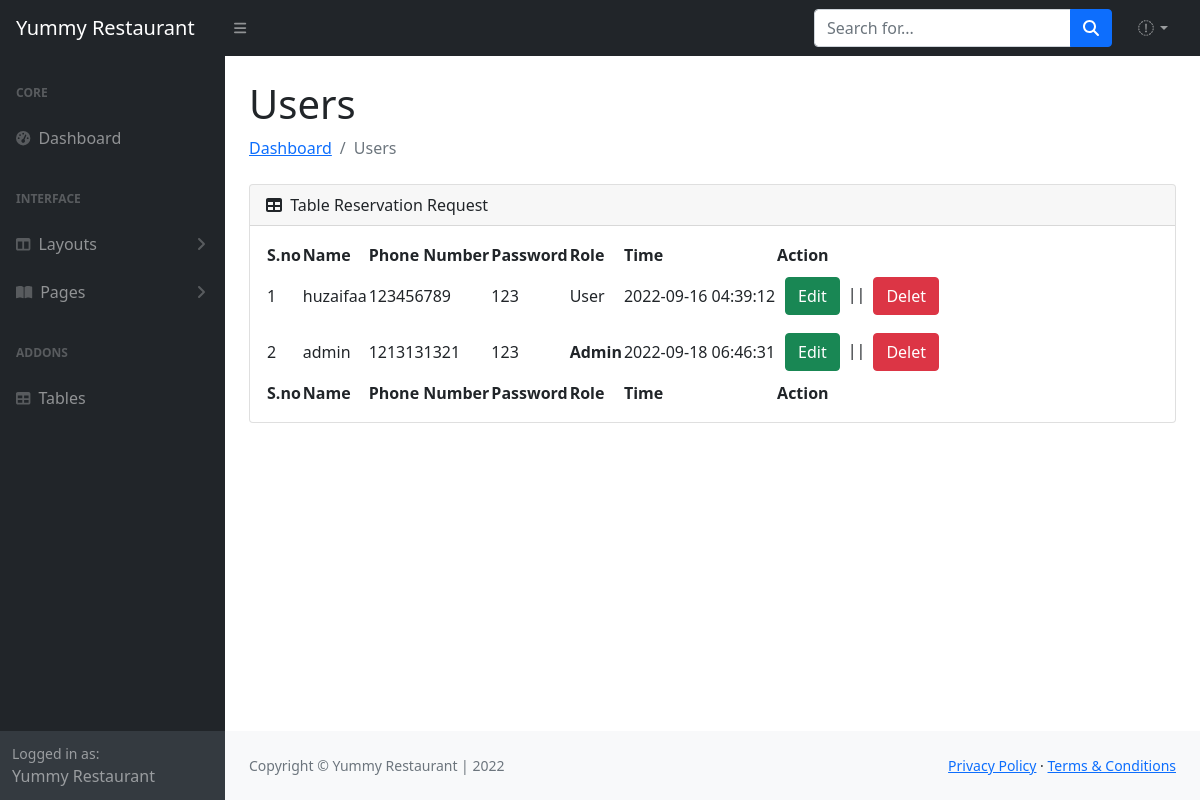
The page /admin_panel/php/users.php?edit=false (signed in) on the database its author committed.
### tables this page shows
CREATE TABLE `users` (
  `id` int(11) NOT NULL,
  `name` varchar(20) NOT NULL,
  `email` varchar(50) NOT NULL,
  `phone_no` int(11) NOT NULL,
  `password` varchar(255) NOT NULL,
  `role_id` varchar(10) NOT NULL,
  `time` datetime NOT NULL DEFAULT current_timestamp()
);

### admin_panel/php/users.php (the view, shortened to what this page needs)
<!DOCTYPE html>
<html lang="en">
<head>
    <link href="https://cdn.jsdelivr.net/npm/simple-datatables@latest/dist/style.css" rel="stylesheet" />
    <link href="../css/styles.css" rel="stylesheet" />
</head>
<body class="sb-nav-fixed">
    <nav class="sb-topnav navbar navbar-expand navbar-dark bg-dark">
        <a class="navbar-brand ps-3" href="../index.php">Yummy Restaurant</a>
        <button class="btn btn-link btn-sm order-1 order-lg-0 me-4 me-lg-0" id="sidebarToggle" href="#!"><i
                class="fas fa-bars"></i></button>
        <form class="d-none d-md-inline-block form-inline ms-auto me-0 me-md-3 my-2 my-md-0">
            <div class="input-group">
                <input class="form-control" type="text" placeholder="Search for..." aria-label="Search for..."
                    aria-describedby="btnNavbarSearch" />
                <button class="btn btn-primary" id="btnNavbarSearch" type="button"><i
                        class="fas fa-search"></i></button>
            </div>
        </form>
        <ul class="navbar-nav ms-auto ms-md-0 me-3 me-lg-4">
            <li class="nav-item dropdown">
                <a class="nav-link dropdown-toggle" id="navbarDropdown" href="#" role="button" data-bs-toggle="dropdown"
                    aria-expanded="false"><i class="fas fa-Users fa-fw"></i></a>
            </li>
        </ul>
    </nav>
    <div id="layoutSidenav">
        <div id="layoutSidenav_nav">
            <nav class="sb-sidenav accordion sb-sidenav-dark" id="sidenavAccordion">
                <div class="sb-sidenav-menu">
                    <div class="nav">
                        <div class="sb-sidenav-menu-heading">Core</div>
                        <a class="nav-link" href="../index.php">
                            <div class="sb-nav-link-icon"><i class="fas fa-tachometer-alt"></i></div>
                            Dashboard
                        </a>
                        <div class="sb-sidenav-menu-heading">Interface</div>
                        <a class="nav-link collapsed" href="#" data-bs-toggle="collapse"
                            data-bs-target="#collapseLayouts" aria-expanded="false" aria-controls="collapseLayouts">
                            <div class="sb-nav-link-icon"><i class="fas fa-columns"></i></div>
                            Layouts
                            <div class="sb-sidenav-collapse-arrow"><i class="fas fa-angle-down"></i></div>
                        </a>
                        <a class="nav-link collapsed" href="#" data-bs-toggle="collapse" data-bs-target="#collapsePages"
                            aria-expanded="false" aria-controls="collapsePages">
                            <div class="sb-nav-link-icon"><i class="fas fa-book-open"></i></div>
                            Pages
                            <div class="sb-sidenav-collapse-arrow"><i class="fas fa-angle-down"></i></div>
                        </a>
                        <div class="sb-sidenav-menu-heading">Addons</div>
                        <a class="nav-link" href="../tables.php">
                            <div class="sb-nav-link-icon"><i class="fas fa-table"></i></div>
                            Tables
                        </a>
                    </div>
                </div>
                <div class="sb-sidenav-footer">
                    <div class="small">Logged in as:</div>
                    Yummy Restaurant
                </div>
            </nav>
        </div>
        <div id="layoutSidenav_content">
            <main>
                <div class="container-fluid px-4">
                    <h1 class="mt-4">Users</h1>
                    <ol class="breadcrumb mb-4">
                        <li class="breadcrumb-item"><a href="../index.php">Dashboard</a></li>
                        <li class="breadcrumb-item active">Users</li>
                    </ol>
                    <div class="card mb-4">
                        <div class="card-header">
                            <i class="fas fa-table me-1"></i>
                            Table Reservation Request
                        </div>
                        <div class="card-body">
                            <table id="datatablesSimple">
                                <thead>
                                    <tr>
                                        <th>S.no</th>
                                        <th>Name</th>
                                        <th>Phone Number</th>
                                        <th>Password</th>
                                        <th>Role</th>
                                        <th>Time</th>
                                        <th>Action</th>
                                    </tr>
                                </thead>
                                <tfoot>
                                    <tr>
                                        <th>S.no</th>
                                        <th>Name</th>
                                        <th>Phone Number</th>
                                        <th>Password</th>
                                        <th>Role</th>
                                        <th>Time</th>
                                        <th>Action</th>
                                    </tr>
                                </tfoot>
                                <tbody>
                                    <?php
                                        include "database.php";
                                        $sql = "SELECT * FROM `users`;";
                                        $result = mysqli_query($conn,$sql);
                                        $count = 1;
                                        while($data = mysqli_fetch_assoc($result)){
                                            echo '<tr>
                                            <td>'.$count.'</td>
                                            <td>' . $data['name'] .'</td>
                                            <td>' . $data['phone_no'] .'</td>
                                            <td>' . $data['password'] .'</td>';
                                            if($data['role_id'] == 1){
                                                echo '<td><b>Admin</b></td>';
                                            }elseif($data['role_id'] == 2){
                                                echo '<td>User</td>';
                                            }
                                            echo'
                                            <td>' . $data['time'] .'</td>';
                                            echo " <td><span><a data-id=".$data['id']." class='edit-btn btn btn-success my-2 mx-2' data-bs-toggle='modal' data-bs-target='#exampleModal'>Edit</a>||<a href='?delet=".$data['id']."' class='mx-2 btn btn-danger'>Delet</a></span></td>
                                              </tr>
                                          </tr>";
                                          $count = $count +1;
                                        }
                                    ?>
                                </tbody>
                            </table>
                        </div>
                    </div>
                </div>
            </main>
            <footer class="py-4 bg-light mt-auto">
                <div class="container-fluid px-4">
                    <div class="d-flex align-items-center justify-content-between small">
                        <div class="text-muted">Copyright &copy; Yummy Restaurant | 2022</div>
                        <div>
                            <a href="#">Privacy Policy</a>
                            &middot;
                            <a href="#">Terms &amp; Conditions</a>
                        </div>
                    </div>
                </div>
            </footer>
        </div>
    </div>
</body>
</html>

### rows shown on the page
users: name "huzaifaa", phone_no "123456789", password "123", shows "User", time "2022-09-16 04:39:12"
users: name "admin", phone_no "1213131321", password "123", shows "Admin", time "2022-09-18 06:46:31"
